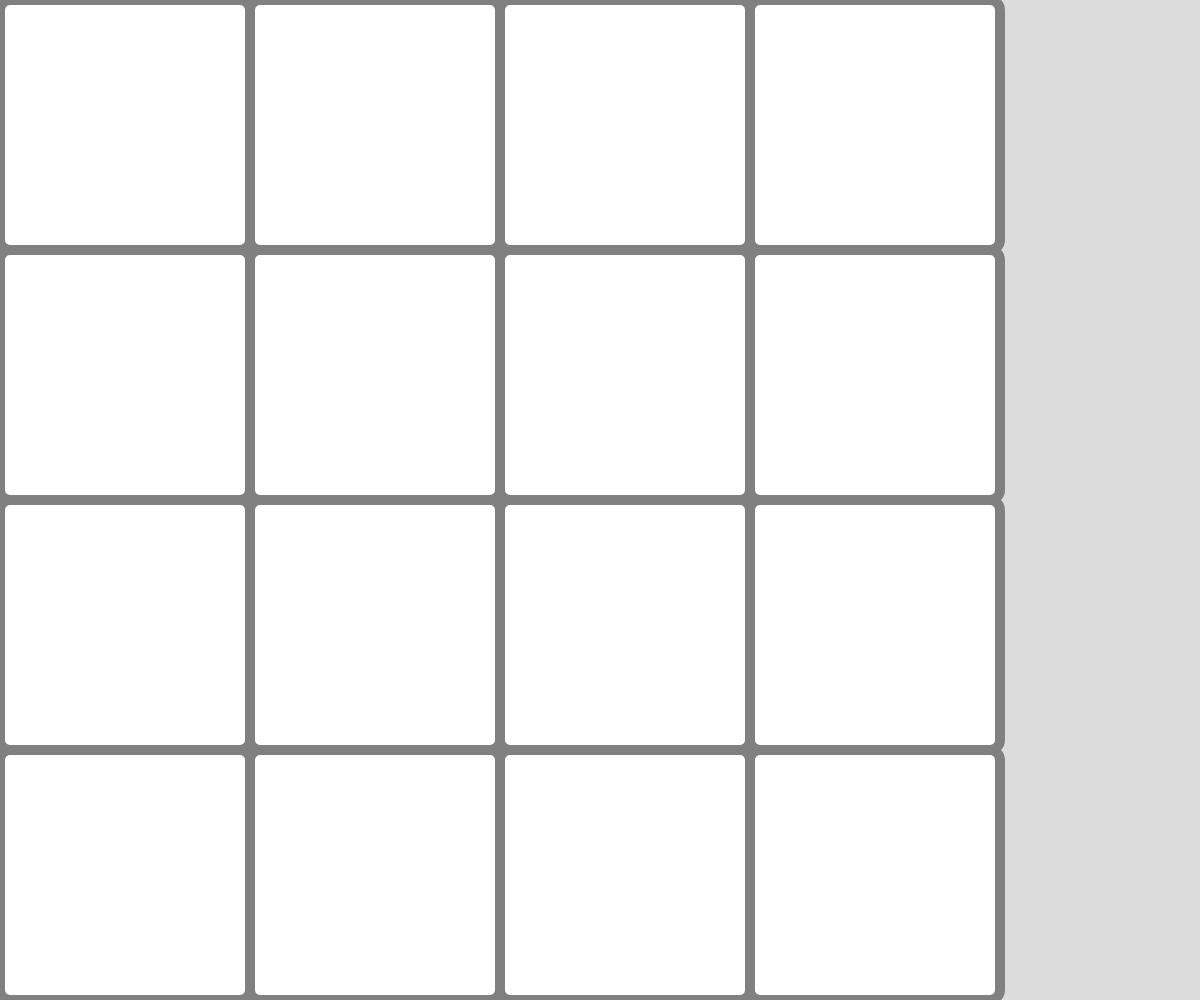
Frame 1 (no input)
Frame 60 (no input): identical to frame 1, image omitted
Frame 120 (the mouse pressed at the canvas centre since frame 60): identical to frame 1, image omitted

The p5.js sketch that drew this single still picture (run headless with seeded random() and noise() and a simulated clock; from frame 60 on, the mouse is pressed at the canvas centre):

// p5.js sketch
// ── sketch.js
// 2048 attempt
// Andrew Li
// April
//
// Extra for Experts:
// - Sliding animation
// - Autoplay?
// - updateCanvas()?

// Notes:
// Create 4x4 grid
// Spawn two random blocks (2 or 4)
// Move all blocks simultaneously according to user input

let cellSize;
let grid;
const GRID_SIZE = 4;
const CORNER_SIZE = 10;
const OPEN_CELL = 0;
let counter;

function setup() {
  createCanvas(windowWidth, windowHeight);

  grid = generateGrid(GRID_SIZE, GRID_SIZE);

  cellSize = height/grid.length;
}

function draw() {
  background(220);

  displayGrid();
}

function displayGrid() {
  for (let y = 0; y < grid.length; y++) {
    for (let x = 0; x < grid[y].length; x++) {
      if (grid[y][x] === 0) {
        fill("white");
        strokeWeight(CORNER_SIZE);
        stroke("grey");
        square(x * cellSize, y * cellSize, cellSize, CORNER_SIZE);
      }
      else if (grid[y][x] === 1) {
        fill("black");
        strokeWeight(CORNER_SIZE);
        stroke("grey");
        square(x * cellSize, y * cellSize, cellSize, CORNER_SIZE);
      }
    }
  }
}

function generateGrid(columns, rows) {
  let emptyArray = [];
  for (let y = 0; y < rows; y++) {
    emptyArray.push([]);
    for (let x = 0; x < columns; x++) {
      if (random(10) > 9) { //change this later to guarantee 2 cells spawning everytime
        emptyArray[y].push(1);
      }
      else {
        emptyArray[y].push(OPEN_CELL);
      }
    }
  }
  return emptyArray;
}

function keyPressed() {
  if (key === "w" || key === UP_ARROW) {
    moveCells(-1, 0);
  }
}

function moveCells(columns, rows) {
  if (columns < GRID_SIZE && rows < GRID_SIZE && columns >= 0 && rows >= 0) {
    for (let y = 0; y < rows; y++) {
      for (let x = 0; x < columns; x++) {
        grid[y][x] = grid[columns][rows];
      }
    }
  }
}
